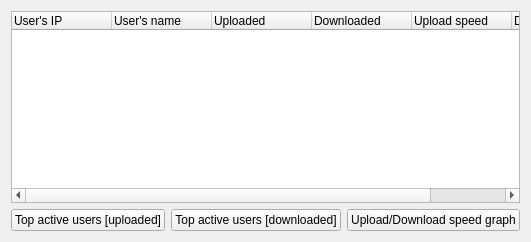
      <widget class="QWidget" name="tab2">
       <attribute name="icon">
        <iconset resource="images.qrc">
         <normaloff>:/images/16_up_down.png</normaloff>:/images/16_up_down.png</iconset>
       </attribute>
       <attribute name="title">
        <string>Transfers</string>
       </attribute>
       <layout class="QGridLayout" name="gridLayout_6">
        <item row="0" column="0" colspan="3">
         <widget class="QTreeWidget" name="treeWidgetTransfer">
          <property name="rootIsDecorated">
           <bool>false</bool>
          </property>
          <attribute name="headerStretchLastSection">
           <bool>false</bool>
          </attribute>
          <column>
           <property name="text">
            <string>User's IP</string>
           </property>
          </column>
          <column>
           <property name="text">
            <string>User's name</string>
           </property>
          </column>
          <column>
           <property name="text">
            <string>Uploaded</string>
           </property>
          </column>
          <column>
           <property name="text">
            <string>Downloaded</string>
           </property>
          </column>
          <column>
           <property name="text">
            <string>Upload speed</string>
           </property>
          </column>
          <column>
           <property name="text">
            <string>Download speed</string>
           </property>
          </column>
         </widget>
        </item>
        <item row="1" column="0">
         <widget class="QPushButton" name="pushButtonTopActiveUp">
          <property name="sizePolicy">
           <sizepolicy hsizetype="MinimumExpanding" vsizetype="Fixed">
            <horstretch>0</horstretch>
            <verstretch>0</verstretch>
           </sizepolicy>
          </property>
          <property name="text">
           <string>Top active users [uploaded]</string>
          </property>
          <property name="icon">
           <iconset resource="images.qrc">
            <normaloff>:/images/o_bars_up.png</normaloff>:/images/o_bars_up.png</iconset>
          </property>
          <property name="checked">
           <bool>false</bool>
          </property>
          <property name="autoRepeat">
           <bool>false</bool>
          </property>
          <property name="autoDefault">
           <bool>false</bool>
          </property>
          <property name="default">
           <bool>false</bool>
          </property>
          <property name="flat">
           <bool>false</bool>
          </property>
         </widget>
        </item>
        <item row="1" column="1">
         <widget class="QPushButton" name="pushButtonTopActiveDown">
          <property name="sizePolicy">
           <sizepolicy hsizetype="MinimumExpanding" vsizetype="Fixed">
            <horstretch>0</horstretch>
            <verstretch>0</verstretch>
           </sizepolicy>
          </property>
          <property name="text">
           <string>Top active users [downloaded]</string>
          </property>
          <property name="icon">
           <iconset resource="images.qrc">
            <normaloff>:/images/o_bars_down.png</normaloff>:/images/o_bars_down.png</iconset>
          </property>
          <property name="checked">
           <bool>false</bool>
          </property>
          <property name="autoRepeat">
           <bool>false</bool>
          </property>
          <property name="autoDefault">
           <bool>false</bool>
          </property>
          <property name="default">
           <bool>false</bool>
          </property>
          <property name="flat">
           <bool>false</bool>
          </property>
         </widget>
        </item>
        <item row="1" column="2">
         <widget class="QPushButton" name="pushButtonUsersGraph">
          <property name="sizePolicy">
           <sizepolicy hsizetype="MinimumExpanding" vsizetype="Fixed">
            <horstretch>0</horstretch>
            <verstretch>0</verstretch>
           </sizepolicy>
          </property>
          <property name="toolTip">
           <string>Upload/Download speed graph</string>
          </property>
          <property name="text">
           <string>Upload/Download speed graph</string>
          </property>
          <property name="icon">
           <iconset resource="images.qrc">
            <normaloff>:/images/16_graph.png</normaloff>:/images/16_graph.png</iconset>
          </property>
          <property name="checked">
           <bool>false</bool>
          </property>
          <property name="autoRepeat">
           <bool>false</bool>
          </property>
          <property name="autoDefault">
           <bool>false</bool>
          </property>
          <property name="default">
           <bool>false</bool>
          </property>
          <property name="flat">
           <bool>false</bool>
          </property>
         </widget>
        </item>
       </layout>
      </widget>
